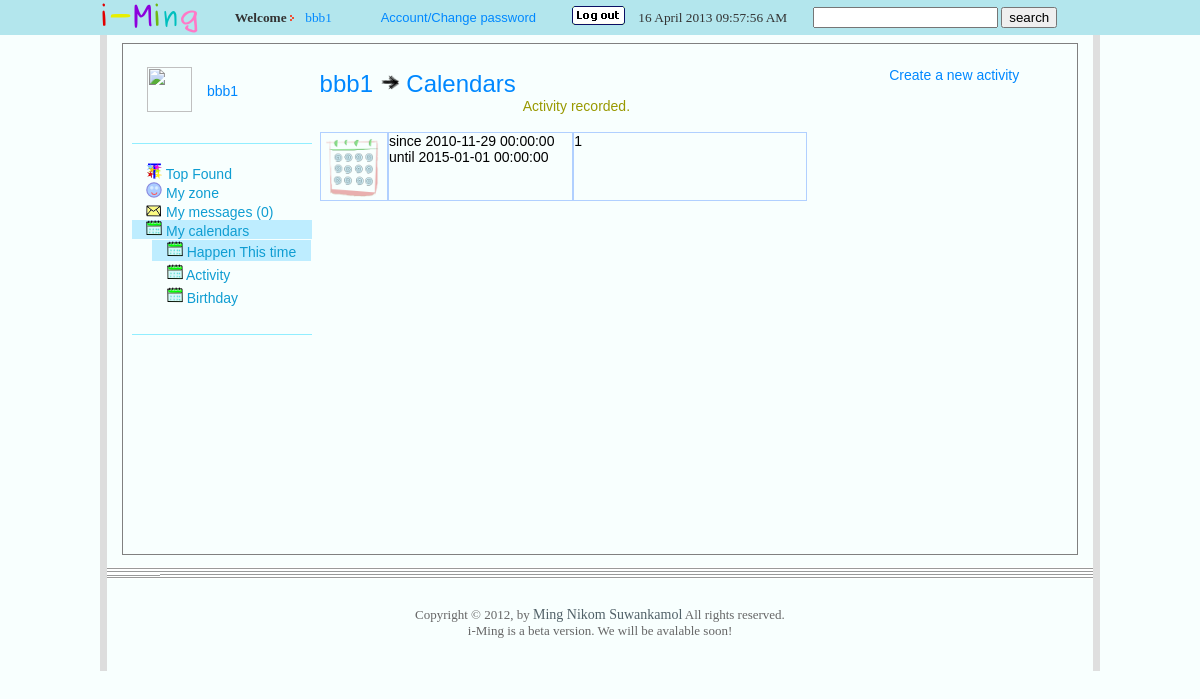
The app's page /main/my_calendars/index.php?fn=now&success=1 (signed in) with its own data.
### tables this page shows
CREATE TABLE IF NOT EXISTS `social_iMing_customer_v3` (
  `username` varchar(20) NOT NULL,
  `password` varchar(100) NOT NULL,
  `name` varchar(100) NOT NULL,
  `sex` char(1) NOT NULL,
  `birthday` date NOT NULL,
  `email` varchar(150) NOT NULL,
  `address` text NOT NULL,
  `regis_date` datetime NOT NULL,
  `regis_ip` varchar(50) NOT NULL,
  `last_login` datetime NOT NULL,
  `enable` char(1) NOT NULL,
  `admin` char(1) NOT NULL,
  PRIMARY KEY (`username`),
  UNIQUE KEY `email` (`email`)
);

CREATE TABLE IF NOT EXISTS `social_iMing_calendar_detail` (
  `calendar_id` int(100) NOT NULL AUTO_INCREMENT,
  `title` varchar(200) NOT NULL,
  `address` varchar(200) NOT NULL,
  `detail` varchar(250) NOT NULL,
  `avatar` varchar(200) NOT NULL,
  `time_start` datetime NOT NULL,
  `time_end` datetime NOT NULL DEFAULT '0000-00-00 00:00:00',
  `regis_date` timestamp NOT NULL DEFAULT CURRENT_TIMESTAMP ON UPDATE CURRENT_TIMESTAMP,
  PRIMARY KEY (`calendar_id`)
);

### src/main/my_calendars/index_BodyInclude.php (the view, shortened to what this page needs)
	<td align="left" VALIGN="top" width="55%">
		<table width="100%">
			<tr>
				<td VALIGN="top" width="100%">
					<font size="5" color="#000000">
					  <?php
						$SQL="SELECT * FROM social_iMing_customer_v3 where username='$own_body'";
						$result=mysql_query($SQL);
						while($rs=mysql_fetch_array($result)) {
							if($friend != "")
								echo "<a href=\"".$rootpath."main/text/?friend=".$rs[username]."\">".$rs[name]."</a>";
							else
								echo "<a href=\"".$rootpath."main/text/\">".$rs[name]."</a>";
						}
					  ?>
						<img width="20" height="20" src="<?php echo $rootpath; ?>images/arr3.png">
						<a href="<?=$rootpath?>main/my_calendars/?fn=now">Calendars</a>
					</font>
<?php				if($success == 1){
?>						<center><font style=" color: #999900">Activity recorded.</font></center>
<?php					$success="";
					}
?>
				</td>
			</tr>
			<tr>
				<td VALIGN="top" width="100%" style="text-align: 'center'">
<?php
					if($fn == "now" || $fn == "date"){
?>
						<table border="0" width="95%" VALIGN="top" cellpadding="0" cellspacing="0" style="text-align: left; ">
							<tr>
								<td>
<?php								$now = date('Y-m-d H:i:s');
									$sql="
									SELECT calendar_id
									FROM `social_iMing_calendar_member`
									WHERE `member` = '$_SESSION[su]'
									ORDER BY `id`";
									$result=mysql_query($sql);
									$return_rows = mysql_num_rows($result);
									if($return_rows == 0){
										echo "You have no activity.";
									}
									else{
										while($rs=mysql_fetch_array($result)) {
											if($fn == "now") {
												$sql2="
												SELECT *
												FROM `social_iMing_calendar_detail`
												WHERE `time_start` < '$now'
													AND `time_end` > '$now'
													AND `calendar_id` = '$rs[calendar_id]'";
												$result2=mysql_query($sql2);
												while($rs2=mysql_fetch_array($result2)) {
?>													<span class="message_link">
														<a style="display: block; " href="<?=$rootpath?>main/my_calendars/index.php?fn=read&topic=<?=$rs[calendar_id]?>" >
															<table border="0" width="100%" VALIGN="top" cellpadding="0" cellspacing="0" style="text-align: left; table-layout: fixed; " onMouseOver="this.bgColor='#ddf6ff'" onMouseOut="this.bgColor='#f2fffc'">
																<col width="14%">
																<col width="38%">
																<col width="48%">
																<tr>
																	<td style="border: 1px solid #b1d0ff; ">
<?php																	if($rs2[avatar] == "") {
?>																			<img src="<?=$rootpath?>images/calendar_profile2.png" width="64" height="64">
<?php																	}
?>																	</td>
																	<td valign="top" style="border: 1px solid #b1d0ff; ">
<?php																	echo "since ".$rs2[time_start]."<br>until ".$rs2[time_end];
?>
																	</td>
																	<td valign="top" style="border: 1px solid #b1d0ff; ">
<?php																	echo $rs2[title];
?>																	</td>
																</tr>
															</table>
														</a>
													</span>
<?php											}
}
										}
									}
?>
								</td>
							</tr>
						</table>
<?php				}
?>							<table border="0" width="95%" VALIGN="top" cellpadding="0" cellspacing="0" style="text-align: left; table-layout: fixed;">
?>				</td>
			</tr>
		</table>
	</td>
	<td align="center" VALIGN="top" width="25%">
		<a href="<?=$rootpath?>main/my_calendars/create.php?fn=create">Create a new activity</a>
	</td>

### records on screen
social_iming_customer_v3: name "bbb1"
social_iming_calendar_detail: time_start "2010-11-29 00:00:00", time_end "2015-01-01 00:00:00", title "1"

### other values on screen
$own_body "bbb1"
$count "0"
$_SESSION[su] "bbb1"
